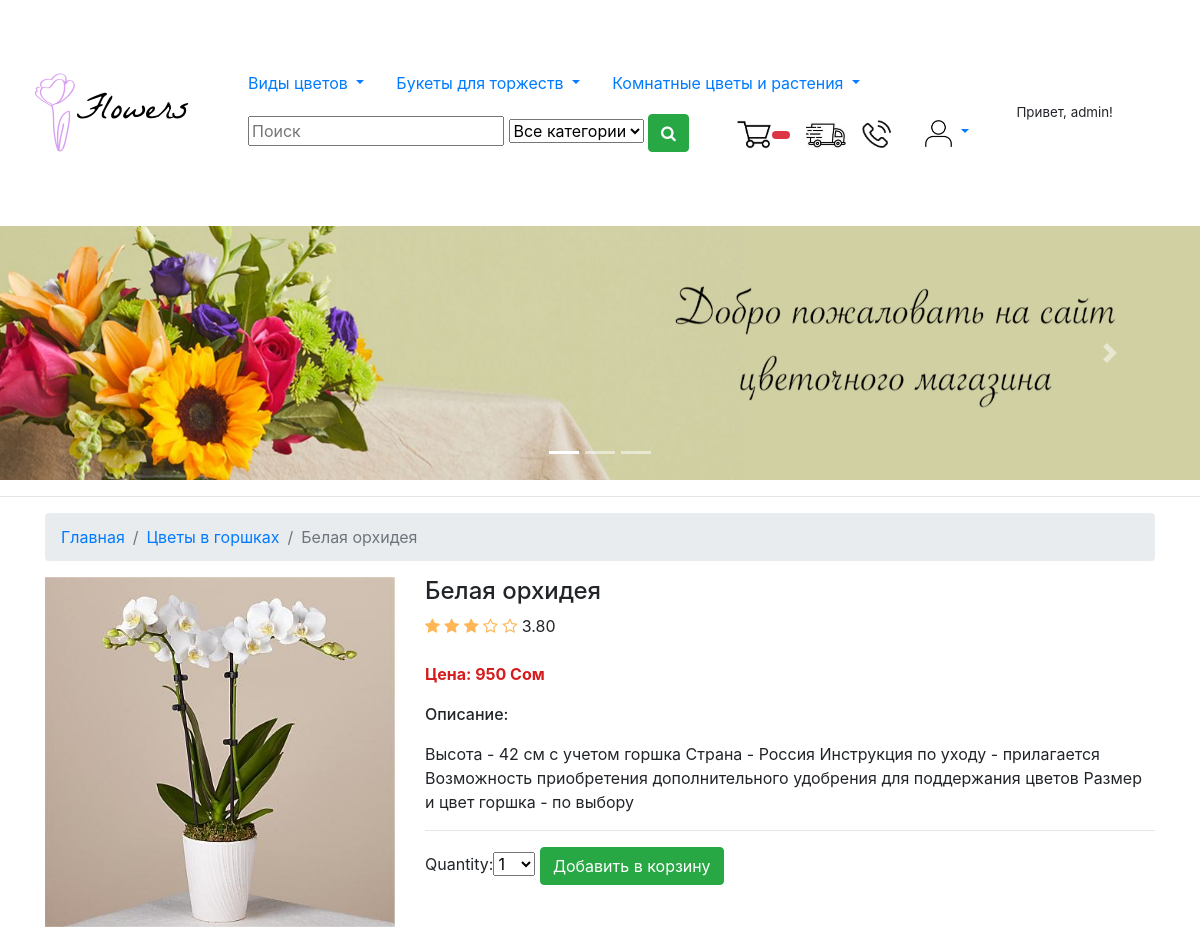
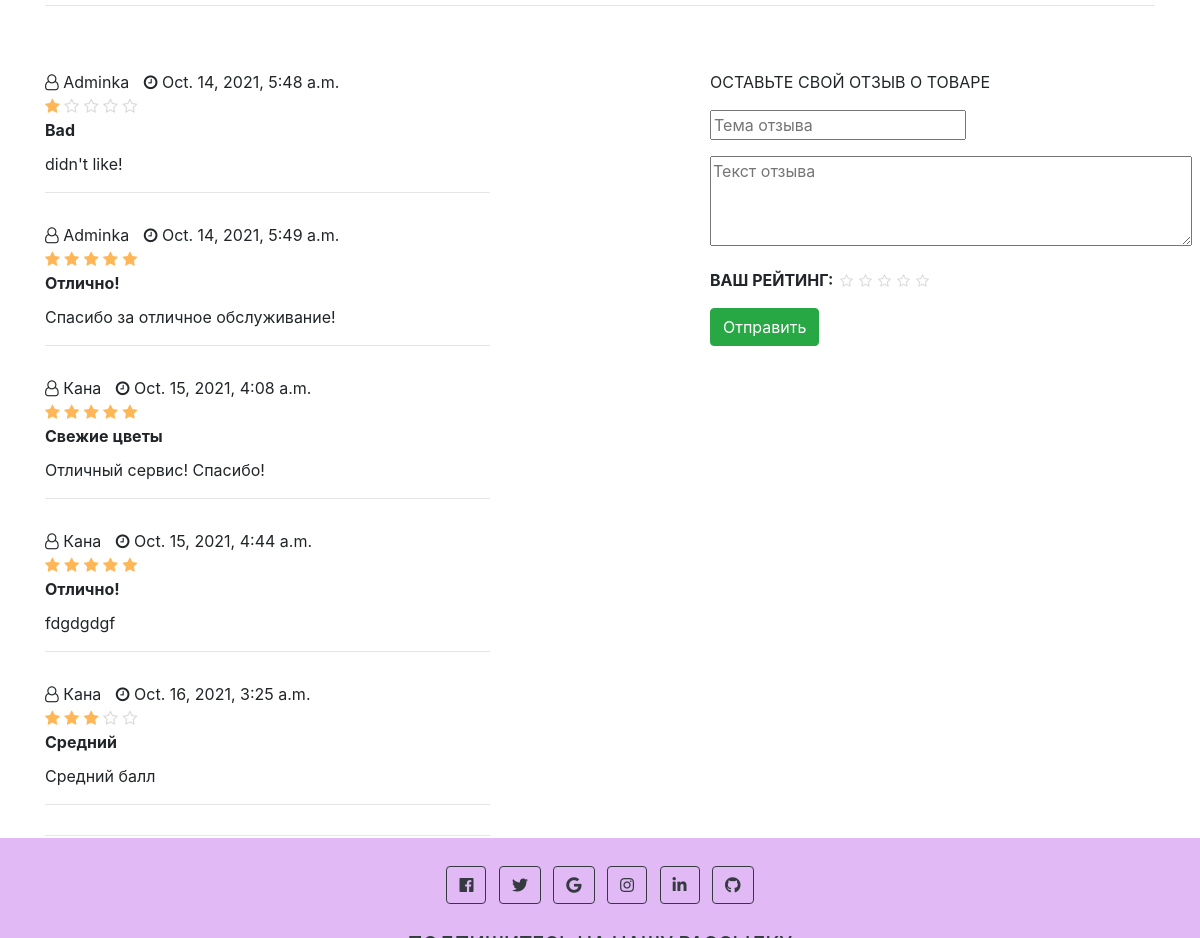
The app's page /8/belaya-orhideya/ (signed in) with its own data (2 pictures, top to bottom).
### mainapp/models.py (models this page shows, shortened)
class Product(models.Model):
    name = models.CharField(max_length=200, verbose_name="Название товара")
    category = models.ForeignKey(Category, verbose_name="Категория",on_delete=models.CASCADE)
    slug = models.SlugField(max_length=200, db_index=True)
    image = models.ImageField(upload_to='media', blank=True, verbose_name="Картинка")
    description = models.TextField(blank=True, verbose_name="Описание")
    price = models.IntegerField(default=0, verbose_name="Цена")
    stock = models.PositiveIntegerField(verbose_name="Количество в наличии")
    available = models.BooleanField(default=True, verbose_name="Доступен")
    created = models.DateTimeField(auto_now_add=True, verbose_name='Создан')
    updated = models.DateTimeField(auto_now=True, verbose_name='Обновлен')
    def averagereview(self):
        reviews = Comment.objects.filter(product=self, status='True').aggregate(average=Avg('rate'))
        avg=0
        if reviews["average"] is not None:
            avg=float(reviews["average"])
        return avg
    class Meta:
        ordering = ['name']
        index_together = [
            ['id', 'slug']
        ]
        verbose_name = 'Товар'
        verbose_name_plural = 'Товары'

class Category(models.Model):
    name = models.CharField(max_length=200, db_index=True, verbose_name='Имя категории')
    slug = models.SlugField(max_length=200, db_index=True, unique=True)
    class Meta:
        ordering = ['name']
        verbose_name = 'Категория'
        verbose_name_plural = 'Категории'
    def get_absolute_url(self):
        return reverse('mainapp:category-list', args=[self.slug])

class Comment(models.Model):
    STATUS = (
        ('New', 'New'),
        ('True', 'True'),
        ('False', 'False'),
    )
    product=models.ForeignKey(Product,on_delete=models.CASCADE)
    user = models.ForeignKey(User, on_delete=models.CASCADE)
    subject = models.CharField(max_length=50, blank=True)
    comment = models.CharField(max_length=250,blank=True)
    rate = models.IntegerField(default=1)
    ip = models.CharField(max_length=20, blank=True)
    status=models.CharField(max_length=10,choices=STATUS, default='New')
    create_at=models.DateTimeField(auto_now_add=True)
    update_at=models.DateTimeField(auto_now=True)

### mainapp/views.py (the view)
# urls.py: path('<int:id>/<product_slug>/', views.product_detail, name='product-detail'),
def product_detail(request, id, product_slug):
    query = request.GET.get('q')
    product = get_object_or_404(Product, id=id, slug=product_slug, available=True)
    cart_product_form = CartAddProductForm()
    comments = Comment.objects.filter(product_id=id,status='True')
    return render(request, 'product/productdetail.html', {
        'product': product,
        'cart_product_form': cart_product_form,
        'comments': comments})

### cart/forms.py
class CartAddProductForm(forms.Form):
    quantity = forms.TypedChoiceField(choices=PRODUCT_QUANTITY_CHOICES, coerce=int)
    update = forms.BooleanField(required=False, initial=False, widget=forms.HiddenInput)

### contact/forms.py
class ContactForm(forms.ModelForm):
    class Meta:
        model = Contact
        fields = ("email",)
        widgets = {
            "email": forms.TextInput(attrs={"class": "editContent", "placeholder": "Ваш email...", 'size': 50})
        }
        labels = {
            "email": ''
        }

### cart/context_processors.py (called while the page is built)
def cart(request):
    return {'cart': Cart(request)}

### contact/templatetags/contact_tags.py (called while the page is built)
@register.inclusion_tag("contact/tags/forms.html")
def contact_form():
    return {"contact_form": ContactForm()}

### mainapp/templates/product/productdetail.html (shortened to what this page needs)
{% extends 'base.html' %}
{% load static %}
{% block content %}
<link rel="stylesheet" href="styles.css">
<div class="container">
  <nav aria-label="breadcrumb" class="mt-3">
    <ol class="breadcrumb">
      <li class="breadcrumb-item"><a href="{% url 'mainapp:product-list' %}">Главная</a></li>
      <li class="breadcrumb-item"><a href="{{ product.category.get_absolute_url }}">{{ product.category.name }}</a></li>
      <li class="breadcrumb-item active" aria-current="page">{{ product.name }}</li>
    </ol>
  </nav>
  <div class="row">
    <div class="col-md-4">
        <img src="{{ product.image.url }}" class="img-fluid">
    </div>
    <div class="col-md-8">
      <h4>{{ product.name }}</h4>
      <div class="product-rating">
        <i class="fa fa-star{% if product.averagereview < 1%}-o empty{% endif%}"></i>
        <i class="fa fa-star{% if product.averagereview < 2%}-o empty{% endif%}"></i>
        <i class="fa fa-star{% if product.averagereview < 3%}-o empty{% endif%}"></i>
        <i class="fa fa-star{% if product.averagereview < 4%}-o empty{% endif%}"></i>
        <i class="fa fa-star{% if product.averagereview < 5%}-o empty{% endif%}"></i>
        {{ product.averagereview |stringformat:".2f" }}
    </div>
      <br>
      <br>
      <p style="font-weight: bolder; color: rgb(214, 29, 29);">Цена: {{ product.price }} Сом</p>
      <p style="font-weight: 500;">Описание:</p>{{ product.description }}</p>
      <hr>
      <form action="{% url 'cart:add-to-cart' product.id %}" method="post">
        {{ cart_product_form }}
      <input type="submit" value="Добавить в корзину" class="btn btn-success">
      </form>
    </div>
<br>
<br>
  </div>
  <hr>
  <br>
  <br>
  <div id="tab2" class="tab-pane">
    <div class="row">
        <div class="col-md-5">
            <div class="product-reviews">
                {% for rs in comments %}
                    <div class="single-review">
                        <div class="review-heading">
                            <div><i class="fa fa-user-o"></i> {{ rs.user.username }}</div>
                            <div><i class="fa fa-clock-o"></i> {{ rs.create_at}}</div><br>
                            <div class="review-rating pull-right">
                                <i class="fa fa-star{% if rs.rate < 1 %}-o empty{% endif %}"></i>
                                <i class="fa fa-star{% if rs.rate < 2 %}-o empty{% endif %}"></i>
                                <i class="fa fa-star{% if rs.rate < 3 %}-o empty{% endif %}"></i>
                                <i class="fa fa-star{% if rs.rate < 4 %}-o empty{% endif %}"></i>
                                <i class="fa fa-star{% if rs.rate < 5 %}-o empty{% endif %}"></i>
                            </div><br>
                            <div><b>{{ rs.subject }}</b></div>
                        </div>
                        <div class="review-body">
                            <p>{{ rs.comment }}</p>
                            <hr>
                        </div>
                    </div>
                {% endfor %}
                <hr>
            </div>
        </div>
        <div class="col-md-2">
        </div>
        <div class="col-md-5">
            <p class="text-uppercase">Оставьте свой отзыв о товаре</p>
            <form class="review-form" action="{% url 'mainapp:addcomment' product.id %}" method="post">
                <div class="form-group">
                    <input name="subject" class="input" type="text" placeholder="Тема отзыва" />
                </div>
                <div class="form-group">
                    <textarea name="comment" class="input" placeholder="Текст отзыва" rows="10" cols="45"></textarea>
                </div>
                <div class="form-group">
                    <div class="input-rating">
                        <strong class="text-uppercase">Ваш рейтинг: </strong>
                        <div class="stars">
                          <input type="radio" id="star5" name="rate" value="5" /><label for="star5"></label>
                          <input type="radio" id="star4" name="rate" value="4" /><label for="star4"></label>
                          <input type="radio" id="star3" name="rate" value="3" /><label for="star3"></label>
                          <input type="radio" id="star2" name="rate" value="2" /><label for="star2"></label>
                          <input type="radio" id="star1" name="rate" value="1" /><label for="star1"></label>
                      </div>
                    </div>
                </div>
                {% if user.id is not None %}
                    <button class="btn btn-success">Отправить</button>
                {% else %}
                    <p>Авторизуйтесь пожалуйста, для того, чтобы оставлять отзывы...</p>
                    <a href="{% url 'account:login' %}"><p>Логин</p></a>
                    <a href="{% url 'account:register' %}"><p>Регистрация</p></a>
                {% endif %}
            </form>
        </div>
    </div>
</div>
<br>
<br>
<br>
</div>
{% endblock content %}

### mainapp/templates/navigationbar.html (shortened to what this page needs)
{% load static %}
{% load i18n %}
<!DOCTYPE html>
<html lang="en">
<head>
    <link rel="stylesheet" href="https://cdn.jsdelivr.net/npm/bootstrap@4.6.0/dist/css/bootstrap.min.css">
    <link rel="stylesheet" href="https://cdnjs.cloudflare.com/ajax/libs/font-awesome/4.7.0/css/font-awesome.min.css">
    <link rel="stylesheet" href="{% static 'css/styles.css' %}">
</head>
<body>
  <header>
    <nav class="navbar navbar-expand-lg">
        <a class="navbar-brand" href="{% url 'mainapp:product-list' %}"><img src="{% static 'media/logo.png' %}" alt="Logo"></a>
        <div class="collapse navbar-collapse" id="navbarNavDropdown">
          <ul class="nav navbar-light">
            <li class="nav-item dropdown">
              <a class="nav-link dropdown-toggle" href="#" id="navbarDropdown" role="button" data-toggle="dropdown" aria-haspopup="true">
                Виды цветов
              </a>
            </li>
            <li class="nav-item dropdown">
              <a class="nav-link dropdown-toggle" href="#" id="navbarDropdown" role="button" data-toggle="dropdown" aria-haspopup="true" aria-expanded="false">
                Букеты для торжеств
              </a>
            </li>
            <li class="nav-item dropdown">
              <a class="nav-link dropdown-toggle" href="#" id="navbarDropdown" role="button" data-toggle="dropdown" aria-haspopup="true" aria-expanded="false">
                Комнатные цветы и растения
              </a>
            </li>
            <nav class="navbar navbar-light bg-white">
              <div class="header-search">
                <form action="{% url 'search:product_search' %}" method="post">
                    <input id="query" name="query" class="input search-input" type="text" placeholder="Поиск">
                    <select name="catid"  class="input search-categories">
                        <option value="0">{% trans "Все категории" %}</option>
                    </select>
                    <button class="btn btn-success"><i class="fa fa-search"></i></button>
                </form>
            </div>
            </nav>
            <nav class="navbar navbar-light bg-white">
              <div class="container">
                <a class="navbar-brand" href="{% url "cart:cart-detail" %}">
                  <img src="{% static 'media/basket.png' %}" alt="" width="36"><span class="badge badge-pill badge-danger">
                  </span>
                </a>
                <a class="navbar-brand" href="{% url 'mainapp:delivery' %}">
                  <img src="{% static 'media/delivery.jpg' %}" alt="" width="40">
                </a>
                <a class="navbar-brand" href="{% url 'mainapp:contactus' %}">
                  <img src="{% static 'media/contact_icon.jpeg' %}" alt="" width="30">
                </a>
                <div class="collapse navbar-collapse" id="navbarNavDropdown">
                  <ul class="nav navbar-collapse">
                    <li class="nav-item dropdown">
                      <a class="nav-link dropdown-toggle" href="#" id="navbarDropdown" role="button" data-toggle="dropdown" aria-haspopup="true">
                        <img src="{% static 'media/profile.png' %}" width="29">
                      </a>
                    </li>
                  </ul>
                </div>
            </nav>
            {% if user.is_authenticated %}
              <li class="menu-right"><p style="font-size: smaller;">Привет, {{ user.username }}!</p></li>
            {% endif %}
    </nav>
  </header>
<div id="carouselExampleIndicators" class="carousel slide" data-ride="carousel" style="width: 100%;">
  <ol class="carousel-indicators">
    <li data-target="#carouselExampleIndicators" data-slide-to="0" class="active"></li>
    <li data-target="#carouselExampleIndicators" data-slide-to="1"></li>
    <li data-target="#carouselExampleIndicators" data-slide-to="2"></li>
  </ol>
  <div class="carousel-inner">
    <div class="carousel-item active">
      <img class="d-block w-100" src="{% static 'media/slide1.png' %}" alt="First slide">
    </div>
  </div>
    <a class="carousel-control-prev" href="#carouselExampleIndicators" role="button" data-slide="prev">
      <span class="carousel-control-prev-icon" aria-hidden="true"></span>
    </a>
    <a class="carousel-control-next" href="#carouselExampleIndicators" role="button" data-slide="next">
      <span class="carousel-control-next-icon" aria-hidden="true"></span>
    </a>
</div>
<hr>

### mainapp/static/css/styles.css (style rules this page uses)
.review-rating { float: left; height: 0px; padding: 0; }

### mainapp/templates/product/productdetail.html (style rules this page uses)
.product-reviews { margin-bottom: 30px; }
.product-rating { display: inline-block; }
.product-rating>i { color: #FFB656; }
.single-review { margin-bottom: 30px; }
.single-review .review-heading>div { display: inline-block; }
.single-review .review-heading>div+div { margin-left: 10px; }
.single-review .review-rating { display: inline-block; }
.single-review .review-rating>i { color: #FFB656; }
.single-review .review-rating>i.empty { color: #DADADA; }
.single-review .review-body { margin-top: 10px; }
.review-form textarea.input { height: 90px; }
.review-form .input-rating .stars { display: inline-block; vertical-align: top; }
.review-form .input-rating .stars>label { float: right; cursor: pointer; padding: 0px 3px; margin: 0px; -webkit-transition: 0.3s all; transition: 0.3s all; }
.review-form .input-rating .stars>label:before { content: "\f006"; font-family: FontAwesome; font-style: normal; font-weight: normal; color: #DADADA; font-size: 14px; -webkit-transition: 0.3s all; transition: 0.3s all; }

### records on screen
Product: category.name "Цветы в горшках", name "Белая орхидея", image (picture), averagereview "3.80", price "950", description "Высота - 42 см с учетом горшка Страна - Россия Инструкция по уходу - прилагается Возможность приобретения дополнительного удобрения для поддержания цветов Размер и цвет горшка - по выбору"
Comment: user.username "Adminka", create_at "Oct. 14, 2021, 5:48 a.m.", rate 1 (drawn), subject "Bad", comment "didn't like!"
Comment: user.username "Adminka", create_at "Oct. 14, 2021, 5:49 a.m.", rate 5 (drawn), subject "Отлично!", comment "Спасибо за отличное обслуживание!"
Comment: user.username "Кана", create_at "Oct. 15, 2021, 4:08 a.m.", rate 5 (drawn), subject "Свежие цветы", comment "Отличный сервис! Спасибо!"
Comment: user.username "Кана", create_at "Oct. 15, 2021, 4:44 a.m.", rate 5 (drawn), subject "Отлично!", comment "fdgdgdgf"
Comment: user.username "Кана", create_at "Oct. 16, 2021, 3:25 a.m.", rate 3 (drawn), subject "Средний", comment "Средний балл"

### other values on screen
{{ user.username }} "admin"
